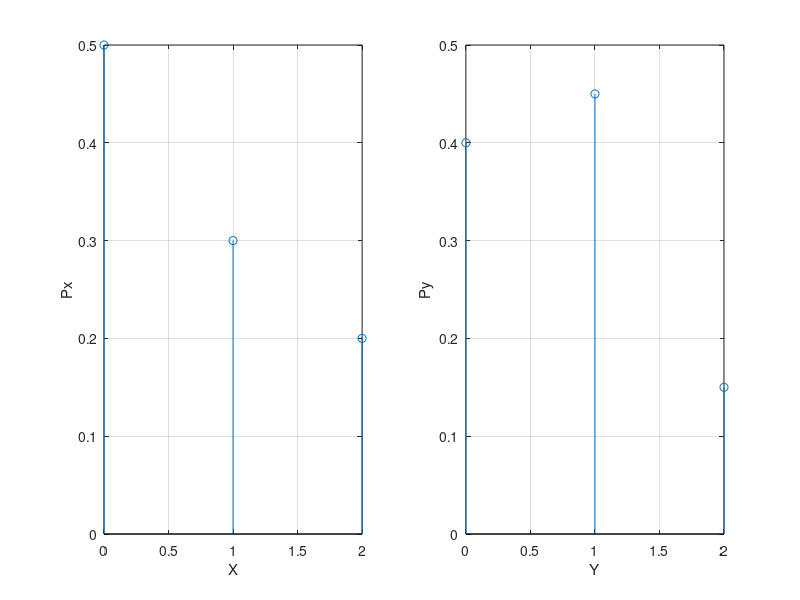

Here is the MATLAB script that generated this plot: (Note: this script raises an error after producing the figure.)

% 1 a) -------------------------
fprintf("Exercicio 1 a)\n")


% Definindo a matriz de distribuição conjunta
PXY = [0.3 0.2 0; 
       0.1 0.15 0.05; 
         0 0.1 0.1];

soma_colunas = sum(PXY,1);  % soma colunas probY

soma_linhas = sum(PXY,2); % soma linhas probX

fprintf("FMP marginal de X:\t");
for i = 1:3
    fprintf("f(%d) = %.2f\t", i, soma_linhas(i));
end

fprintf("\nFMP marginal de Y:\t");
for i = 1:3
    fprintf("f(%d) = %.2f\t", i, soma_colunas(i));
end

% representação massa probabilidade grafico stem
x = [0:2];

subplot(1,2,1);
stem(x, soma_linhas);
xlabel("X")
ylabel("Px")
grid on;


subplot(1,2,2);
stem(x, soma_colunas);
xlabel("Y")
ylabel("Py")
grid on;

sgtitle("Funções massa de probabilidade marginais de X e Y");


% 1 b) -------------------------
fprintf("\nExercicio 1 b)")


media_x = 0;
var_x = 0;
for x = 0:2
    media_x = media_x + x * soma_linhas(x + 1);
    var_x = var_x + x^2 * soma_linhas(x + 1);
end
var_x = var_x - media_x^2;

media_y = 0;
var_y = 0;
for y = 0:2
    media_y = media_y + y * soma_colunas(y + 1);
    var_y = var_y + y^2 * soma_colunas(y + 1);
end
var_y = var_y - media_y^2;

fprintf("\nVariável X:  media = %f, variância = %f", media_x, var_x);

fprintf("\nVariável Y:  media = %f, variância = %f", media_y, var_y);


% 1 c) -------------------------
fprintf("\nExercicio 1 c)")

media_XY = 0;
for x = 1:3
    
    for y = 1:3
        
        media_XY = media_XY + PXY(x,y) * (x - 1) * (y - 1);
    end
end

correlacao_XY = media_XY;
covariancia_XY = media_XY - (media_x * media_y);
coeficiente_correlacao_XY = covariancia_XY / (sqrt(var_y) * sqrt(var_x));


fprintf("\nCorrelação XY:  %f", correlacao_XY);
fprintf("\nCovariância XY:  %f", covariancia_XY);
fprintf("\nCoeficiente de Correlação entre X e Y:  %f", coeficiente_correlacao_XY);


